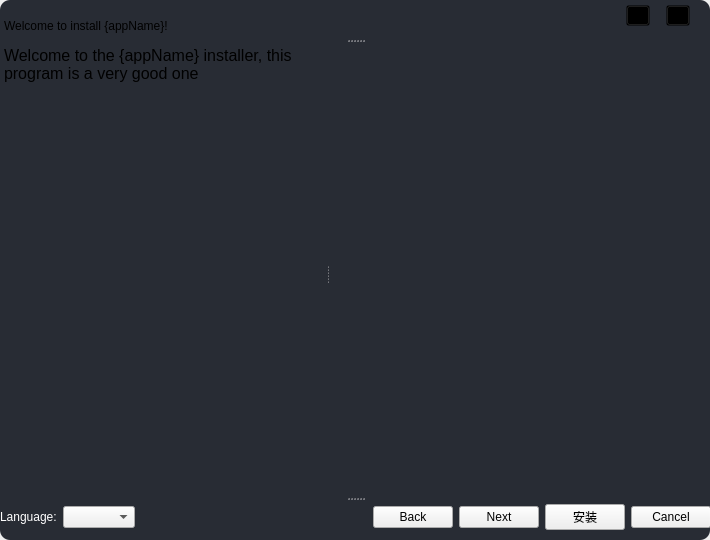
<?xml version="1.0" encoding="UTF-8"?>
<ui version="4.0">
 <class>Mainwindow</class>
 <widget class="QWidget" name="Mainwindow">
  <property name="geometry">
   <rect>
    <x>0</x>
    <y>0</y>
    <width>710</width>
    <height>540</height>
   </rect>
  </property>
  <property name="windowTitle">
   <string>Form</string>
  </property>
  <property name="styleSheet">
   <string notr="true"/>
  </property>
  <widget class="QLabel" name="background">
   <property name="geometry">
    <rect>
     <x>0</x>
     <y>0</y>
     <width>710</width>
     <height>540</height>
    </rect>
   </property>
   <property name="styleSheet">
    <string notr="true">background-color: rgb(40, 44, 52);
border-radius:10px</string>
   </property>
   <property name="text">
    <string/>
   </property>
  </widget>
  <widget class="QSplitter" name="splitter">
   <property name="geometry">
    <rect>
     <x>0</x>
     <y>0</y>
     <width>710</width>
     <height>540</height>
    </rect>
   </property>
   <property name="orientation">
    <enum>Qt::Vertical</enum>
   </property>
   <property name="handleWidth">
    <number>2</number>
   </property>
   <widget class="QWidget" name="titles" native="true">
    <property name="maximumSize">
     <size>
      <width>16777215</width>
      <height>40</height>
     </size>
    </property>
    <widget class="QWidget" name="titleTool" native="true">
     <property name="geometry">
      <rect>
       <x>600</x>
       <y>0</y>
       <width>111</width>
       <height>41</height>
      </rect>
     </property>
     <property name="styleSheet">
      <string notr="true">background-color:transparent;
</string>
     </property>
     <widget class="QWidget" name="layoutWidget">
      <property name="geometry">
       <rect>
        <x>10</x>
        <y>0</y>
        <width>96</width>
        <height>31</height>
       </rect>
      </property>
      <layout class="QHBoxLayout" name="horizontalLayout_6">
       <property name="spacing">
        <number>0</number>
       </property>
       <item>
        <widget class="QToolButton" name="small">
         <property name="styleSheet">
          <string notr="true">::hover{
	background-color:#fff;
}</string>
         </property>
         <property name="text">
          <string>➖</string>
         </property>
        </widget>
       </item>
       <item>
        <widget class="QToolButton" name="exit">
         <property name="styleSheet">
          <string notr="true">::hover{
	background-color:rgb(255, 0, 0);
}</string>
         </property>
         <property name="text">
          <string>❌</string>
         </property>
        </widget>
       </item>
      </layout>
     </widget>
    </widget>
    <widget class="QTextBrowser" name="title">
     <property name="geometry">
      <rect>
       <x>0</x>
       <y>15</y>
       <width>611</width>
       <height>21</height>
      </rect>
     </property>
     <property name="styleSheet">
      <string notr="true">background-color: transparent;
border:none;</string>
     </property>
     <property name="verticalScrollBarPolicy">
      <enum>Qt::ScrollBarAlwaysOff</enum>
     </property>
     <property name="lineWrapMode">
      <enum>QTextEdit::WidgetWidth</enum>
     </property>
     <property name="html">
      <string>&lt;!DOCTYPE HTML PUBLIC &quot;-//W3C//DTD HTML 4.0//EN&quot; &quot;http://www.w3.org/TR/REC-html40/strict.dtd&quot;&gt;
&lt;html&gt;&lt;head&gt;&lt;meta name=&quot;qrichtext&quot; content=&quot;1&quot; /&gt;&lt;style type=&quot;text/css&quot;&gt;
p, li { white-space: pre-wrap; }
&lt;/style&gt;&lt;/head&gt;&lt;body style=&quot; font-family:'SimSun'; font-size:9pt; font-weight:400; font-style:normal;&quot;&gt;
&lt;p style=&quot; margin-top:0px; margin-bottom:0px; margin-left:0px; margin-right:0px; -qt-block-indent:0; text-indent:0px;&quot;&gt;&lt;span style=&quot; font-family:'JetBrains Mono ExtraBold'; font-weight:80;&quot;&gt;Welcome to install {appName}!&lt;/span&gt;&lt;/p&gt;&lt;/body&gt;&lt;/html&gt;</string>
     </property>
     <property name="overwriteMode">
      <bool>true</bool>
     </property>
     <property name="acceptRichText">
      <bool>true</bool>
     </property>
    </widget>
   </widget>
   <widget class="QStackedWidget" name="mainStack">
    <property name="styleSheet">
     <string notr="true">QTextBrowser{
	background-color: transparent;
	border:none;
}</string>
    </property>
    <property name="currentIndex">
     <number>0</number>
    </property>
    <widget class="QWidget" name="page">
     <widget class="QSplitter" name="splitter_2">
      <property name="geometry">
       <rect>
        <x>0</x>
        <y>0</y>
        <width>711</width>
        <height>461</height>
       </rect>
      </property>
      <property name="orientation">
       <enum>Qt::Horizontal</enum>
      </property>
      <property name="handleWidth">
       <number>3</number>
      </property>
      <widget class="QTextBrowser" name="welcome_title">
       <property name="html">
        <string>&lt;!DOCTYPE HTML PUBLIC &quot;-//W3C//DTD HTML 4.0//EN&quot; &quot;http://www.w3.org/TR/REC-html40/strict.dtd&quot;&gt;
&lt;html&gt;&lt;head&gt;&lt;meta name=&quot;qrichtext&quot; content=&quot;1&quot; /&gt;&lt;style type=&quot;text/css&quot;&gt;
p, li { white-space: pre-wrap; }
&lt;/style&gt;&lt;/head&gt;&lt;body style=&quot; font-family:'SimSun'; font-size:9pt; font-weight:400; font-style:normal;&quot;&gt;
&lt;p style=&quot; margin-top:0px; margin-bottom:0px; margin-left:0px; margin-right:0px; -qt-block-indent:0; text-indent:0px;&quot;&gt;&lt;span style=&quot; font-family:'JetBrains Mono ExtraBold'; font-size:12pt; font-weight:80;&quot;&gt;Welcome to the {appName} installer, this program is a very good one&lt;/span&gt;&lt;/p&gt;&lt;/body&gt;&lt;/html&gt;</string>
       </property>
      </widget>
      <widget class="QLabel" name="image">
       <property name="minimumSize">
        <size>
         <width>300</width>
         <height>0</height>
        </size>
       </property>
       <property name="text">
        <string/>
       </property>
      </widget>
     </widget>
    </widget>
    <widget class="QWidget" name="page_2">
     <widget class="QWidget" name="layoutWidget">
      <property name="geometry">
       <rect>
        <x>10</x>
        <y>0</y>
        <width>691</width>
        <height>471</height>
       </rect>
      </property>
      <layout class="QVBoxLayout" name="verticalLayout">
       <property name="spacing">
        <number>4</number>
       </property>
       <item>
        <widget class="QTextBrowser" name="info_install">
         <property name="minimumSize">
          <size>
           <width>0</width>
           <height>0</height>
          </size>
         </property>
         <property name="html">
          <string>&lt;!DOCTYPE HTML PUBLIC &quot;-//W3C//DTD HTML 4.0//EN&quot; &quot;http://www.w3.org/TR/REC-html40/strict.dtd&quot;&gt;
&lt;html&gt;&lt;head&gt;&lt;meta name=&quot;qrichtext&quot; content=&quot;1&quot; /&gt;&lt;style type=&quot;text/css&quot;&gt;
p, li { white-space: pre-wrap; }
&lt;/style&gt;&lt;/head&gt;&lt;body style=&quot; font-family:'SimSun'; font-size:9pt; font-weight:400; font-style:normal;&quot;&gt;
&lt;p style=&quot; margin-top:0px; margin-bottom:0px; margin-left:0px; margin-right:0px; -qt-block-indent:0; text-indent:0px;&quot;&gt;&lt;span style=&quot; font-family:'JetBrains Mono ExtraBold'; font-size:12pt; font-weight:80;&quot;&gt;We will install {appName} in the following directory, please double-check and start the installation&lt;/span&gt;&lt;/p&gt;&lt;/body&gt;&lt;/html&gt;</string>
         </property>
        </widget>
       </item>
       <item>
        <widget class="QGroupBox" name="groupBox">
         <property name="minimumSize">
          <size>
           <width>0</width>
           <height>100</height>
          </size>
         </property>
         <property name="maximumSize">
          <size>
           <width>16777215</width>
           <height>100</height>
          </size>
         </property>
         <property name="title">
          <string>Destination Folder</string>
         </property>
         <widget class="QWidget" name="layoutWidget">
          <property name="geometry">
           <rect>
            <x>10</x>
            <y>40</y>
            <width>671</width>
            <height>41</height>
           </rect>
          </property>
          <layout class="QHBoxLayout" name="horizontalLayout_4">
           <property name="spacing">
            <number>17</number>
           </property>
           <item>
            <widget class="QLineEdit" name="path">
             <property name="text">
              <string>D:\</string>
             </property>
            </widget>
           </item>
           <item>
            <widget class="QPushButton" name="browser">
             <property name="styleSheet">
              <string notr="true">color: rgb(0, 0, 0);</string>
             </property>
             <property name="text">
              <string>Browse..</string>
             </property>
            </widget>
           </item>
          </layout>
         </widget>
        </widget>
       </item>
       <item>
        <widget class="QTextBrowser" name="size_group">
         <property name="html">
          <string>&lt;!DOCTYPE HTML PUBLIC &quot;-//W3C//DTD HTML 4.0//EN&quot; &quot;http://www.w3.org/TR/REC-html40/strict.dtd&quot;&gt;
&lt;html&gt;&lt;head&gt;&lt;meta name=&quot;qrichtext&quot; content=&quot;1&quot; /&gt;&lt;style type=&quot;text/css&quot;&gt;
p, li { white-space: pre-wrap; }
&lt;/style&gt;&lt;/head&gt;&lt;body style=&quot; font-family:'SimSun'; font-size:9pt; font-weight:400; font-style:normal;&quot;&gt;
&lt;p style=&quot;-qt-paragraph-type:empty; margin-top:0px; margin-bottom:0px; margin-left:0px; margin-right:0px; -qt-block-indent:0; text-indent:0px;&quot;&gt;&lt;br /&gt;&lt;/p&gt;&lt;/body&gt;&lt;/html&gt;</string>
         </property>
        </widget>
       </item>
      </layout>
     </widget>
    </widget>
    <widget class="QWidget" name="page_3">
     <widget class="QWidget" name="layoutWidget">
      <property name="geometry">
       <rect>
        <x>2</x>
        <y>2</y>
        <width>711</width>
        <height>451</height>
       </rect>
      </property>
      <layout class="QVBoxLayout" name="verticalLayout_2">
       <item>
        <widget class="QTextBrowser" name="TheAgreement">
         <property name="html">
          <string>&lt;!DOCTYPE HTML PUBLIC &quot;-//W3C//DTD HTML 4.0//EN&quot; &quot;http://www.w3.org/TR/REC-html40/strict.dtd&quot;&gt;
&lt;html&gt;&lt;head&gt;&lt;meta name=&quot;qrichtext&quot; content=&quot;1&quot; /&gt;&lt;style type=&quot;text/css&quot;&gt;
p, li { white-space: pre-wrap; }
&lt;/style&gt;&lt;/head&gt;&lt;body style=&quot; font-family:'SimSun'; font-size:9pt; font-weight:400; font-style:normal;&quot;&gt;
&lt;p style=&quot; margin-top:0px; margin-bottom:0px; margin-left:0px; margin-right:0px; -qt-block-indent:0; text-indent:0px;&quot;&gt;&lt;span style=&quot; font-family:'JetBrains Mono ExtraBold'; font-weight:80;&quot;&gt;Hello Wolrd!&lt;br /&gt;&lt;/span&gt;&lt;/p&gt;&lt;/body&gt;&lt;/html&gt;</string>
         </property>
        </widget>
       </item>
       <item>
        <layout class="QHBoxLayout" name="horizontalLayout_5">
         <item>
          <spacer name="horizontalSpacer_2">
           <property name="orientation">
            <enum>Qt::Horizontal</enum>
           </property>
           <property name="sizeHint" stdset="0">
            <size>
             <width>40</width>
             <height>20</height>
            </size>
           </property>
          </spacer>
         </item>
         <item>
          <widget class="QCheckBox" name="agreeAgreement">
           <property name="text">
            <string>I agree to this agreement</string>
           </property>
          </widget>
         </item>
        </layout>
       </item>
      </layout>
     </widget>
    </widget>
    <widget class="QWidget" name="page_4">
     <widget class="QTextBrowser" name="all_info">
      <property name="geometry">
       <rect>
        <x>0</x>
        <y>0</y>
        <width>711</width>
        <height>451</height>
       </rect>
      </property>
      <property name="html">
       <string>&lt;!DOCTYPE HTML PUBLIC &quot;-//W3C//DTD HTML 4.0//EN&quot; &quot;http://www.w3.org/TR/REC-html40/strict.dtd&quot;&gt;
&lt;html&gt;&lt;head&gt;&lt;meta name=&quot;qrichtext&quot; content=&quot;1&quot; /&gt;&lt;style type=&quot;text/css&quot;&gt;
p, li { white-space: pre-wrap; }
&lt;/style&gt;&lt;/head&gt;&lt;body style=&quot; font-family:'SimSun'; font-size:9pt; font-weight:400; font-style:normal;&quot;&gt;
&lt;p style=&quot; margin-top:0px; margin-bottom:0px; margin-left:0px; margin-right:0px; -qt-block-indent:0; text-indent:0px;&quot;&gt;&lt;span style=&quot; font-family:'JetBrains Mono ExtraBold'; font-size:16pt; font-weight:80;&quot;&gt;Installation location：&lt;/span&gt;&lt;span style=&quot; font-family:'JetBrains Mono ExtraBold'; font-size:16pt; font-weight:80; font-style:italic;&quot;&gt;{path}&lt;/span&gt;&lt;/p&gt;
&lt;p style=&quot; margin-top:0px; margin-bottom:0px; margin-left:0px; margin-right:0px; -qt-block-indent:0; text-indent:0px;&quot;&gt;&lt;span style=&quot; font-family:'JetBrains Mono ExtraBold'; font-size:16pt; font-weight:80;&quot;&gt;Software name：&lt;/span&gt;&lt;span style=&quot; font-family:'JetBrains Mono ExtraBold'; font-size:16pt; font-weight:80; font-style:italic;&quot;&gt;{appName}&lt;/span&gt;&lt;/p&gt;
&lt;p style=&quot;-qt-paragraph-type:empty; margin-top:0px; margin-bottom:0px; margin-left:0px; margin-right:0px; -qt-block-indent:0; text-indent:0px; font-family:'JetBrains Mono ExtraBold'; font-size:16pt; font-weight:80;&quot;&gt;&lt;br /&gt;&lt;/p&gt;&lt;/body&gt;&lt;/html&gt;</string>
      </property>
     </widget>
    </widget>
   </widget>
   <widget class="QWidget" name="widget_2" native="true">
    <property name="maximumSize">
     <size>
      <width>16777215</width>
      <height>40</height>
     </size>
    </property>
    <property name="styleSheet">
     <string notr="true">color:#000</string>
    </property>
    <widget class="QWidget" name="layoutWidget">
     <property name="geometry">
      <rect>
       <x>0</x>
       <y>1</y>
       <width>711</width>
       <height>32</height>
      </rect>
     </property>
     <layout class="QHBoxLayout" name="horizontalLayout_3">
      <item>
       <layout class="QHBoxLayout" name="horizontalLayout">
        <item>
         <widget class="QLabel" name="Language">
          <property name="styleSheet">
           <string notr="true">color:#fff;</string>
          </property>
          <property name="text">
           <string>Language:</string>
          </property>
         </widget>
        </item>
        <item>
         <widget class="QComboBox" name="Language_Choose"/>
        </item>
       </layout>
      </item>
      <item>
       <spacer name="horizontalSpacer">
        <property name="orientation">
         <enum>Qt::Horizontal</enum>
        </property>
        <property name="sizeHint" stdset="0">
         <size>
          <width>40</width>
          <height>20</height>
         </size>
        </property>
       </spacer>
      </item>
      <item>
       <widget class="QPushButton" name="Back">
        <property name="enabled">
         <bool>true</bool>
        </property>
        <property name="text">
         <string>Back</string>
        </property>
       </widget>
      </item>
      <item>
       <layout class="QHBoxLayout" name="horizontalLayout_2">
        <item>
         <widget class="QPushButton" name="Next">
          <property name="text">
           <string>Next</string>
          </property>
         </widget>
        </item>
        <item>
         <widget class="QPushButton" name="Install">
          <property name="text">
           <string>安装</string>
          </property>
         </widget>
        </item>
        <item>
         <widget class="QPushButton" name="Cancel">
          <property name="text">
           <string>Cancel</string>
          </property>
         </widget>
        </item>
       </layout>
      </item>
     </layout>
    </widget>
   </widget>
  </widget>
 </widget>
 <resources>
  <include location="../Script/installer/QRC/main.qrc"/>
 </resources>
 <connections/>
</ui>
